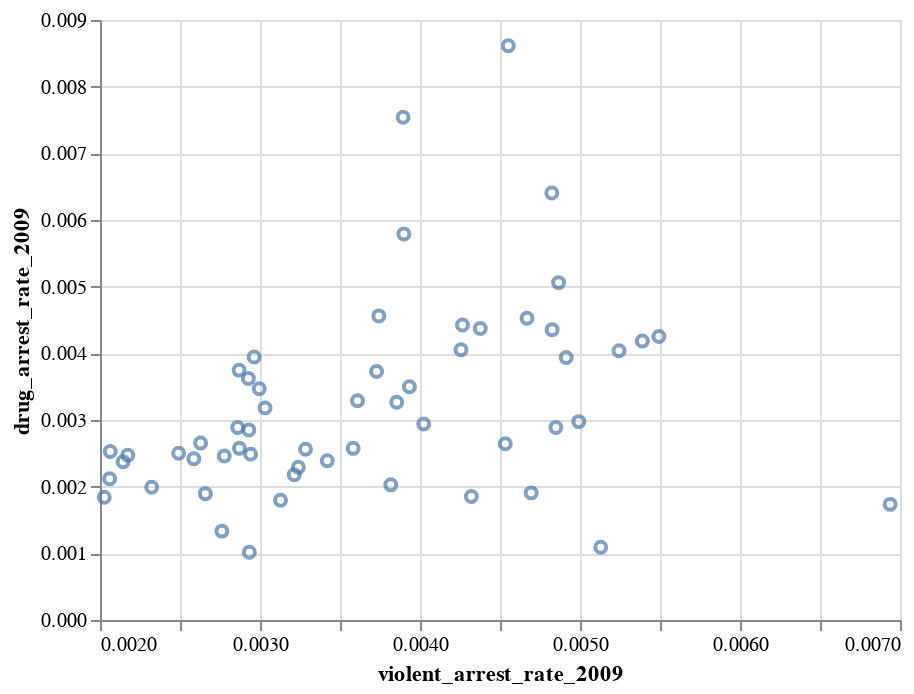

Here is the notebook cell this chart was saved with:
### Markdown cell above
### 11.) Make a scatter plot that shows the relationship between each county’s violent arrest rate and it’s drug arrest rate.

### Code cell
import altair as alt

c = alt.Chart(merged_data_2009).mark_point().encode(x= alt.X(f"violent_arrest_rate_2009", scale=alt.Scale(zero=False)), y= f"drug_arrest_rate_2009")
c.display()

### Figure 1 — Vega-Lite specification as saved in the notebook (floating-point values rounded to 4 significant figures)
{"config": {"view": {"continuousWidth": 400, "continuousHeight": 300}}, "data": {"name": "data-760bf21fbdb152dc0d9867648d281145"}, "mark": "point", "encoding": {"x": {"type": "quantitative", "field": "violent_arrest_rate_2009", "scale": {"zero": false}}, "y": {"type": "quantitative", "field": "drug_arrest_rate_2009"}}, "$schema": "https://vega.github.io/schema/vega-lite/v4.8.1.json", "datasets": {"data-760bf21fbdb152dc0d9867648d281145": [{"Unnamed: 0_x": 1682, "COUNTY": "Alameda County", "VIOLENT": 4318, "PROPERTY": 4640, "F_DRUGOFF": 5749, "F_SEXOFF": 260, "F_ALLOTHER": 3502, "F_TOTAL": 18469, "M_TOTAL": 37247, "S_TOTAL": 431, "Unnamed: 0_y": 186.0, "YEAR": "2005-2009", "STATE": "California", "total_population": 1457000.0, "_merge": "both", "violent_arrest_rate_2009": 0.002963, "drug_arrest_rate_2009": 0.003946}, {"Unnamed: 0_x": 1683, "COUNTY": "Alpine County", "VIOLENT": 8, "PROPERTY": 4, "F_DRUGOFF": 2, "F_SEXOFF": 1, "F_ALLOTHER": 1, "F_TOTAL": 16, "M_TOTAL": 83, "S_TOTAL": 0, "Unnamed: 0_y": 187.0, "YEAR": "2005-2009", "STATE": "California", "total_population": 1153.0, "_merge": "both", "violent_arrest_rate_2009": 0.006938, "drug_arrest_rate_2009": 0.001735}, {"Unnamed: 0_x": 1684, "COUNTY": "Amador County", "VIOLENT": 100, "PROPERTY": 59, "F_DRUGOFF": 101, "F_SEXOFF": 5, "F_ALLOTHER": 199, "F_TOTAL": 464, "M_TOTAL": 801, "S_TOTAL": 2, "Unnamed: 0_y": 188.0, "YEAR": "2005-2009", "STATE": "California", "total_population": 38040.0, "_merge": "both", "violent_arrest_rate_2009": 0.002629, "drug_arrest_rate_2009": 0.002655}, {"Unnamed: 0_x": 1685, "COUNTY": "Butte County", "VIOLENT": 641, "PROPERTY": 602, "F_DRUGOFF": 542, "F_SEXOFF": 34, "F_ALLOTHER": 429, "F_TOTAL": 2248, "M_TOTAL": 9026, "S_TOTAL": 1, "Unnamed: 0_y": 189.0, "YEAR": "2005-2009", "STATE": "California", "total_population": 217900.0, "_merge": "both", "violent_arrest_rate_2009": 0.002941, "drug_arrest_rate_2009": 0.002487}, {"Unnamed: 0_x": 1686, "COUNTY": "Calaveras County", "VIOLENT": 211, "PROPERTY": 83, "F_DRUGOFF": 123, "F_SEXOFF": 14, "F_ALLOTHER": 70, "F_TOTAL": 501, "M_TOTAL": 968, "S_TOTAL": 3, "Unnamed: 0_y": 190.0, "YEAR": "2005-2009", "STATE": "California", "total_population": 46550.0, "_merge": "both", "violent_arrest_rate_2009": 0.004533, "drug_arrest_rate_2009": 0.002642}, {"Unnamed: 0_x": 1687, "COUNTY": "Colusa County", "VIOLENT": 58, "PROPERTY": 50, "F_DRUGOFF": 28, "F_SEXOFF": 7, "F_ALLOTHER": 132, "F_TOTAL": 275, "M_TOTAL": 917, "S_TOTAL": 0, "Unnamed: 0_y": 191.0, "YEAR": "2005-2009", "STATE": "California", "total_population": 21000.0, "_merge": "both", "violent_arrest_rate_2009": 0.002762, "drug_arrest_rate_2009": 0.001333}, {"Unnamed: 0_x": 1688, "COUNTY": "Contra Costa County", "VIOLENT": 2976, "PROPERTY": 3532, "F_DRUGOFF": 2895, "F_SEXOFF": 189, "F_ALLOTHER": 2069, "F_TOTAL": 11661, "M_TOTAL": 18539, "S_TOTAL": 50, "Unnamed: 0_y": 192.0, "YEAR": "2005-2009", "STATE": "California", "total_population": 1016000.0, "_merge": "both", "violent_arrest_rate_2009": 0.00293, "drug_arrest_rate_2009": 0.002851}, {"Unnamed: 0_x": 1689, "COUNTY": "Del Norte County", "VIOLENT": 144, "PROPERTY": 104, "F_DRUGOFF": 79, "F_SEXOFF": 13, "F_ALLOTHER": 97, "F_TOTAL": 437, "M_TOTAL": 1268, "S_TOTAL": 5, "Unnamed: 0_y": null, "YEAR": null, "STATE": null, "total_population": null, "_merge": "left_only", "violent_arrest_rate_2009": null, "drug_arrest_rate_2009": null}, {"Unnamed: 0_x": 1690, "COUNTY": "El Dorado County", "VIOLENT": 570, "PROPERTY": 399, "F_DRUGOFF": 403, "F_SEXOFF": 45, "F_ALLOTHER": 614, "F_TOTAL": 2031, "M_TOTAL": 4734, "S_TOTAL": 54, "Unnamed: 0_y": 194.0, "YEAR": "2005-2009", "STATE": "California", "total_population": 175900.0, "_merge": "both", "violent_arrest_rate_2009": 0.00324, "drug_arrest_rate_2009": 0.002291}, {"Unnamed: 0_x": 1691, "COUNTY": "Fresno County", "VIOLENT": 4377, "PROPERTY": 3514, "F_DRUGOFF": 3508, "F_SEXOFF": 305, "F_ALLOTHER": 3253, "F_TOTAL": 14957, "M_TOTAL": 31710, "S_TOTAL": 377, "Unnamed: 0_y": 195.0, "YEAR": "2005-2009", "STATE": "California", "total_population": 890800.0, "_merge": "both", "violent_arrest_rate_2009": 0.004914, "drug_arrest_rate_2009": 0.003938}, {"Unnamed: 0_x": 1692, "COUNTY": "Glenn County", "VIOLENT": 104, "PROPERTY": 78, "F_DRUGOFF": 104, "F_SEXOFF": 14, "F_ALLOTHER": 133, "F_TOTAL": 433, "M_TOTAL": 1283, "S_TOTAL": 73, "Unnamed: 0_y": 196.0, "YEAR": "2005-2009", "STATE": "California", "total_population": 27890.0, "_merge": "both", "violent_arrest_rate_2009": 0.003729, "drug_arrest_rate_2009": 0.003729}, {"Unnamed: 0_x": 1693, "COUNTY": "Humboldt County", "VIOLENT": 503, "PROPERTY": 440, "F_DRUGOFF": 747, "F_SEXOFF": 54, "F_ALLOTHER": 394, "F_TOTAL": 2138, "M_TOTAL": 7460, "S_TOTAL": 420, "Unnamed: 0_y": 197.0, "YEAR": "2005-2009", "STATE": "California", "total_population": 129000.0, "_merge": "both", "violent_arrest_rate_2009": 0.003899, "drug_arrest_rate_2009": 0.005791}, {"Unnamed: 0_x": 1694, "COUNTY": "Imperial County", "VIOLENT": 599, "PROPERTY": 779, "F_DRUGOFF": 730, "F_SEXOFF": 28, "F_ALLOTHER": 449, "F_TOTAL": 2585, "M_TOTAL": 6739, "S_TOTAL": 69, "Unnamed: 0_y": 198.0, "YEAR": "2005-2009", "STATE": "California", "total_population": 160000.0, "_merge": "both", "violent_arrest_rate_2009": 0.003743, "drug_arrest_rate_2009": 0.004562}, {"Unnamed: 0_x": 1695, "COUNTY": "Inyo County", "VIOLENT": 81, "PROPERTY": 44, "F_DRUGOFF": 39, "F_SEXOFF": 3, "F_ALLOTHER": 38, "F_TOTAL": 205, "M_TOTAL": 851, "S_TOTAL": 1, "Unnamed: 0_y": null, "YEAR": null, "STATE": null, "total_population": null, "_merge": "left_only", "violent_arrest_rate_2009": null, "drug_arrest_rate_2009": null}, {"Unnamed: 0_x": 1696, "COUNTY": "Kern County", "VIOLENT": 4290, "PROPERTY": 4384, "F_DRUGOFF": 3320, "F_SEXOFF": 202, "F_ALLOTHER": 2975, "F_TOTAL": 15171, "M_TOTAL": 31828, "S_TOTAL": 524, "Unnamed: 0_y": 200.0, "YEAR": "2005-2009", "STATE": "California", "total_population": 781000.0, "_merge": "both", "violent_arrest_rate_2009": 0.005493, "drug_arrest_rate_2009": 0.004251}, {"Unnamed: 0_x": 1697, "COUNTY": "Kings County", "VIOLENT": 390, "PROPERTY": 322, "F_DRUGOFF": 278, "F_SEXOFF": 49, "F_ALLOTHER": 499, "F_TOTAL": 1538, "M_TOTAL": 5203, "S_TOTAL": 415, "Unnamed: 0_y": 201.0, "YEAR": "2005-2009", "STATE": "California", "total_population": 146700.0, "_merge": "both", "violent_arrest_rate_2009": 0.002659, "drug_arrest_rate_2009": 0.001895}, {"Unnamed: 0_x": 1698, "COUNTY": "Lake County", "VIOLENT": 349, "PROPERTY": 204, "F_DRUGOFF": 271, "F_SEXOFF": 17, "F_ALLOTHER": 303, "F_TOTAL": 1144, "M_TOTAL": 3095, "S_TOTAL": 13, "Unnamed: 0_y": 202.0, "YEAR": "2005-2009", "STATE": "California", "total_population": 64760.0, "_merge": "both", "violent_arrest_rate_2009": 0.005389, "drug_arrest_rate_2009": 0.004185}, {"Unnamed: 0_x": 1699, "COUNTY": "Lassen County", "VIOLENT": 101, "PROPERTY": 62, "F_DRUGOFF": 35, "F_SEXOFF": 6, "F_ALLOTHER": 83, "F_TOTAL": 287, "M_TOTAL": 881, "S_TOTAL": 12, "Unnamed: 0_y": 203.0, "YEAR": "2005-2009", "STATE": "California", "total_population": 34430.0, "_merge": "both", "violent_arrest_rate_2009": 0.002934, "drug_arrest_rate_2009": 0.001017}, {"Unnamed: 0_x": 1700, "COUNTY": "Los Angeles County", "VIOLENT": 35319, "PROPERTY": 34630, "F_DRUGOFF": 32193, "F_SEXOFF": 2041, "F_ALLOTHER": 23524, "F_TOTAL": 127707, "M_TOTAL": 238608, "S_TOTAL": 11049, "Unnamed: 0_y": 204.0, "YEAR": "2005-2009", "STATE": "California", "total_population": 9785000.0, "_merge": "both", "violent_arrest_rate_2009": 0.003609, "drug_arrest_rate_2009": 0.00329}, {"Unnamed: 0_x": 1701, "COUNTY": "Madera County", "VIOLENT": 453, "PROPERTY": 409, "F_DRUGOFF": 260, "F_SEXOFF": 35, "F_ALLOTHER": 505, "F_TOTAL": 1662, "M_TOTAL": 3366, "S_TOTAL": 2, "Unnamed: 0_y": 205.0, "YEAR": "2005-2009", "STATE": "California", "total_population": 144800.0, "_merge": "both", "violent_arrest_rate_2009": 0.003129, "drug_arrest_rate_2009": 0.001796}, {"Unnamed: 0_x": 1702, "COUNTY": "Marin County", "VIOLENT": 500, "PROPERTY": 532, "F_DRUGOFF": 454, "F_SEXOFF": 29, "F_ALLOTHER": 276, "F_TOTAL": 1791, "M_TOTAL": 5795, "S_TOTAL": 178, "Unnamed: 0_y": 206.0, "YEAR": "2005-2009", "STATE": "California", "total_population": 246700.0, "_merge": "both", "violent_arrest_rate_2009": 0.002027, "drug_arrest_rate_2009": 0.00184}, {"Unnamed: 0_x": 1703, "COUNTY": "Mariposa County", "VIOLENT": 64, "PROPERTY": 40, "F_DRUGOFF": 46, "F_SEXOFF": 7, "F_ALLOTHER": 43, "F_TOTAL": 200, "M_TOTAL": 517, "S_TOTAL": 21, "Unnamed: 0_y": 207.0, "YEAR": "2005-2009", "STATE": "California", "total_population": 17860.0, "_merge": "both", "violent_arrest_rate_2009": 0.003582, "drug_arrest_rate_2009": 0.002575}, {"Unnamed: 0_x": 1704, "COUNTY": "Mendocino County", "VIOLENT": 415, "PROPERTY": 296, "F_DRUGOFF": 551, "F_SEXOFF": 17, "F_ALLOTHER": 364, "F_TOTAL": 1643, "M_TOTAL": 3654, "S_TOTAL": 10, "Unnamed: 0_y": 208.0, "YEAR": "2005-2009", "STATE": "California", "total_population": 86030.0, "_merge": "both", "violent_arrest_rate_2009": 0.004824, "drug_arrest_rate_2009": 0.006405}, {"Unnamed: 0_x": 1705, "COUNTY": "Merced County", "VIOLENT": 1169, "PROPERTY": 1167, "F_DRUGOFF": 1055, "F_SEXOFF": 78, "F_ALLOTHER": 1006, "F_TOTAL": 4475, "M_TOTAL": 9637, "S_TOTAL": 714, "Unnamed: 0_y": 209.0, "YEAR": "2005-2009", "STATE": "California", "total_population": 242200.0, "_merge": "both", "violent_arrest_rate_2009": 0.004826, "drug_arrest_rate_2009": 0.004355}, {"Unnamed: 0_x": 1706, "COUNTY": "Modoc County", "VIOLENT": 47, "PROPERTY": 29, "F_DRUGOFF": 10, "F_SEXOFF": 5, "F_ALLOTHER": 52, "F_TOTAL": 143, "M_TOTAL": 310, "S_TOTAL": 50, "Unnamed: 0_y": 210.0, "YEAR": "2005-2009", "STATE": "California", "total_population": 9162.0, "_merge": "both", "violent_arrest_rate_2009": 0.00513, "drug_arrest_rate_2009": 0.001091}, {"Unnamed: 0_x": 1707, "COUNTY": "Mono County", "VIOLENT": 52, "PROPERTY": 38, "F_DRUGOFF": 38, "F_SEXOFF": 1, "F_ALLOTHER": 30, "F_TOTAL": 159, "M_TOTAL": 521, "S_TOTAL": 0, "Unnamed: 0_y": 211.0, "YEAR": "2005-2009", "STATE": "California", "total_population": 12920.0, "_merge": "both", "violent_arrest_rate_2009": 0.004023, "drug_arrest_rate_2009": 0.00294}, {"Unnamed: 0_x": 1708, "COUNTY": "Monterey County", "VIOLENT": 1385, "PROPERTY": 1311, "F_DRUGOFF": 967, "F_SEXOFF": 136, "F_ALLOTHER": 911, "F_TOTAL": 4710, "M_TOTAL": 11948, "S_TOTAL": 304, "Unnamed: 0_y": 212.0, "YEAR": "2005-2009", "STATE": "California", "total_population": 404900.0, "_merge": "both", "violent_arrest_rate_2009": 0.00342, "drug_arrest_rate_2009": 0.002388}, {"Unnamed: 0_x": 1709, "COUNTY": "Napa County", "VIOLENT": 367, "PROPERTY": 400, "F_DRUGOFF": 325, "F_SEXOFF": 24, "F_ALLOTHER": 392, "F_TOTAL": 1508, "M_TOTAL": 3471, "S_TOTAL": 60, "Unnamed: 0_y": 213.0, "YEAR": "2005-2009", "STATE": "California", "total_population": 132200.0, "_merge": "both", "violent_arrest_rate_2009": 0.002777, "drug_arrest_rate_2009": 0.002459}, {"Unnamed: 0_x": 1710, "COUNTY": "Nevada County", "VIOLENT": 211, "PROPERTY": 207, "F_DRUGOFF": 240, "F_SEXOFF": 10, "F_ALLOTHER": 108, "F_TOTAL": 776, "M_TOTAL": 2319, "S_TOTAL": 155, "Unnamed: 0_y": 214.0, "YEAR": "2005-2009", "STATE": "California", "total_population": 97060.0, "_merge": "both", "violent_arrest_rate_2009": 0.002174, "drug_arrest_rate_2009": 0.002473}, {"Unnamed: 0_x": 1711, "COUNTY": "Orange County", "VIOLENT": 6145, "PROPERTY": 7853, "F_DRUGOFF": 7524, "F_SEXOFF": 579, "F_ALLOTHER": 4049, "F_TOTAL": 26150, "M_TOTAL": 66320, "S_TOTAL": 1620, "Unnamed: 0_y": 215.0, "YEAR": "2005-2009", "STATE": "California", "total_population": 2977000.0, "_merge": "both", "violent_arrest_rate_2009": 0.002064, "drug_arrest_rate_2009": 0.002528}, {"Unnamed: 0_x": 1712, "COUNTY": "Placer County", "VIOLENT": 712, "PROPERTY": 1226, "F_DRUGOFF": 788, "F_SEXOFF": 51, "F_ALLOTHER": 972, "F_TOTAL": 3749, "M_TOTAL": 7070, "S_TOTAL": 150, "Unnamed: 0_y": 216.0, "YEAR": "2005-2009", "STATE": "California", "total_population": 332100.0, "_merge": "both", "violent_arrest_rate_2009": 0.002144, "drug_arrest_rate_2009": 0.002373}, {"Unnamed: 0_x": 1713, "COUNTY": "Plumas County", "VIOLENT": 100, "PROPERTY": 44, "F_DRUGOFF": 104, "F_SEXOFF": 2, "F_ALLOTHER": 68, "F_TOTAL": 318, "M_TOTAL": 867, "S_TOTAL": 13, "Unnamed: 0_y": 217.0, "YEAR": "2005-2009", "STATE": "California", "total_population": 20550.0, "_merge": "both", "violent_arrest_rate_2009": 0.004866, "drug_arrest_rate_2009": 0.005061}, {"Unnamed: 0_x": 1714, "COUNTY": "Riverside County", "VIOLENT": 5825, "PROPERTY": 7082, "F_DRUGOFF": 5881, "F_SEXOFF": 479, "F_ALLOTHER": 4832, "F_TOTAL": 24099, "M_TOTAL": 40087, "S_TOTAL": 2235, "Unnamed: 0_y": 218.0, "YEAR": "2005-2009", "STATE": "California", "total_population": 2036000.0, "_merge": "both", "violent_arrest_rate_2009": 0.002861, "drug_arrest_rate_2009": 0.002888}, {"Unnamed: 0_x": 1715, "COUNTY": "Sacramento County", "VIOLENT": 5302, "PROPERTY": 5809, "F_DRUGOFF": 4492, "F_SEXOFF": 409, "F_ALLOTHER": 3854, "F_TOTAL": 19866, "M_TOTAL": 32332, "S_TOTAL": 389, "Unnamed: 0_y": 219.0, "YEAR": "2005-2009", "STATE": "California", "total_population": 1376000.0, "_merge": "both", "violent_arrest_rate_2009": 0.003854, "drug_arrest_rate_2009": 0.003265}, {"Unnamed: 0_x": 1716, "COUNTY": "San Benito County", "VIOLENT": 209, "PROPERTY": 140, "F_DRUGOFF": 111, "F_SEXOFF": 20, "F_ALLOTHER": 141, "F_TOTAL": 621, "M_TOTAL": 1460, "S_TOTAL": 27, "Unnamed: 0_y": 220.0, "YEAR": "2005-2009", "STATE": "California", "total_population": 54750.0, "_merge": "both", "violent_arrest_rate_2009": 0.003817, "drug_arrest_rate_2009": 0.002027}, {"Unnamed: 0_x": 1717, "COUNTY": "San Bernardino County", "VIOLENT": 8474, "PROPERTY": 10799, "F_DRUGOFF": 8793, "F_SEXOFF": 720, "F_ALLOTHER": 4916, "F_TOTAL": 33702, "M_TOTAL": 56648, "S_TOTAL": 1119, "Unnamed: 0_y": 221.0, "YEAR": "2005-2009", "STATE": "California", "total_population": 1987000.0, "_merge": "both", "violent_arrest_rate_2009": 0.004266, "drug_arrest_rate_2009": 0.004426}, {"Unnamed: 0_x": 1718, "COUNTY": "San Diego County", "VIOLENT": 9812, "PROPERTY": 8598, "F_DRUGOFF": 7648, "F_SEXOFF": 579, "F_ALLOTHER": 5321, "F_TOTAL": 31958, "M_TOTAL": 78405, "S_TOTAL": 4107, "Unnamed: 0_y": 222.0, "YEAR": "2005-2009", "STATE": "California", "total_population": 2988000.0, "_merge": "both", "violent_arrest_rate_2009": 0.003284, "drug_arrest_rate_2009": 0.00256}, {"Unnamed: 0_x": 1719, "COUNTY": "San Francisco County", "VIOLENT": 3629, "PROPERTY": 2792, "F_DRUGOFF": 6867, "F_SEXOFF": 51, "F_ALLOTHER": 3339, "F_TOTAL": 16678, "M_TOTAL": 14782, "S_TOTAL": 9, "Unnamed: 0_y": 223.0, "YEAR": "2005-2009", "STATE": "California", "total_population": 797300.0, "_merge": "both", "violent_arrest_rate_2009": 0.004552, "drug_arrest_rate_2009": 0.008613}, {"Unnamed: 0_x": 1720, "COUNTY": "San Joaquin County", "VIOLENT": 3223, "PROPERTY": 3136, "F_DRUGOFF": 1920, "F_SEXOFF": 187, "F_ALLOTHER": 2606, "F_TOTAL": 11072, "M_TOTAL": 23552, "S_TOTAL": 49, "Unnamed: 0_y": 224.0, "YEAR": "2005-2009", "STATE": "California", "total_population": 664600.0, "_merge": "both", "violent_arrest_rate_2009": 0.004849, "drug_arrest_rate_2009": 0.002889}, {"Unnamed: 0_x": 1721, "COUNTY": "San Luis Obispo County", "VIOLENT": 609, "PROPERTY": 647, "F_DRUGOFF": 522, "F_SEXOFF": 94, "F_ALLOTHER": 403, "F_TOTAL": 2275, "M_TOTAL": 9962, "S_TOTAL": 67, "Unnamed: 0_y": 225.0, "YEAR": "2005-2009", "STATE": "California", "total_population": 262100.0, "_merge": "both", "violent_arrest_rate_2009": 0.002323, "drug_arrest_rate_2009": 0.001991}, {"Unnamed: 0_x": 1722, "COUNTY": "San Mateo County", "VIOLENT": 1446, "PROPERTY": 1527, "F_DRUGOFF": 1487, "F_SEXOFF": 97, "F_ALLOTHER": 935, "F_TOTAL": 5492, "M_TOTAL": 13119, "S_TOTAL": 520, "Unnamed: 0_y": 226.0, "YEAR": "2005-2009", "STATE": "California", "total_population": 701900.0, "_merge": "both", "violent_arrest_rate_2009": 0.00206, "drug_arrest_rate_2009": 0.002119}, {"Unnamed: 0_x": 1723, "COUNTY": "Santa Barbara County", "VIOLENT": 1292, "PROPERTY": 1037, "F_DRUGOFF": 876, "F_SEXOFF": 77, "F_ALLOTHER": 861, "F_TOTAL": 4143, "M_TOTAL": 24386, "S_TOTAL": 366, "Unnamed: 0_y": 227.0, "YEAR": "2005-2009", "STATE": "California", "total_population": 402000.0, "_merge": "both", "violent_arrest_rate_2009": 0.003214, "drug_arrest_rate_2009": 0.002179}, {"Unnamed: 0_x": 1724, "COUNTY": "Santa Clara County", "VIOLENT": 4309, "PROPERTY": 4737, "F_DRUGOFF": 4325, "F_SEXOFF": 506, "F_ALLOTHER": 3095, "F_TOTAL": 16972, "M_TOTAL": 38541, "S_TOTAL": 1165, "Unnamed: 0_y": 228.0, "YEAR": "2005-2009", "STATE": "California", "total_population": 1729000.0, "_merge": "both", "violent_arrest_rate_2009": 0.002492, "drug_arrest_rate_2009": 0.002501}, {"Unnamed: 0_x": 1725, "COUNTY": "Santa Cruz County", "VIOLENT": 753, "PROPERTY": 789, "F_DRUGOFF": 872, "F_SEXOFF": 43, "F_ALLOTHER": 744, "F_TOTAL": 3201, "M_TOTAL": 10455, "S_TOTAL": 115, "Unnamed: 0_y": 229.0, "YEAR": "2005-2009", "STATE": "California", "total_population": 251400.0, "_merge": "both", "violent_arrest_rate_2009": 0.002995, "drug_arrest_rate_2009": 0.003469}, {"Unnamed: 0_x": 1726, "COUNTY": "Shasta County", "VIOLENT": 464, "PROPERTY": 505, "F_DRUGOFF": 434, "F_SEXOFF": 36, "F_ALLOTHER": 505, "F_TOTAL": 1944, "M_TOTAL": 7829, "S_TOTAL": 422, "Unnamed: 0_y": 230.0, "YEAR": "2005-2009", "STATE": "California", "total_population": 179400.0, "_merge": "both", "violent_arrest_rate_2009": 0.002587, "drug_arrest_rate_2009": 0.002419}, {"Unnamed: 0_x": 1727, "COUNTY": "Sierra County", "VIOLENT": 14, "PROPERTY": 10, "F_DRUGOFF": 6, "F_SEXOFF": 3, "F_ALLOTHER": 9, "F_TOTAL": 42, "M_TOTAL": 124, "S_TOTAL": 0, "Unnamed: 0_y": 231.0, "YEAR": "2005-2009", "STATE": "California", "total_population": 3240.0, "_merge": "both", "violent_arrest_rate_2009": 0.004321, "drug_arrest_rate_2009": 0.001852}, {"Unnamed: 0_x": 1728, "COUNTY": "Siskiyou County", "VIOLENT": 189, "PROPERTY": 145, "F_DRUGOFF": 180, "F_SEXOFF": 9, "F_ALLOTHER": 163, "F_TOTAL": 686, "M_TOTAL": 1786, "S_TOTAL": 8, "Unnamed: 0_y": 232.0, "YEAR": "2005-2009", "STATE": "California", "total_population": 44400.0, "_merge": "both", "violent_arrest_rate_2009": 0.004256, "drug_arrest_rate_2009": 0.004054}, {"Unnamed: 0_x": 1729, "COUNTY": "Solano County", "VIOLENT": 1599, "PROPERTY": 1326, "F_DRUGOFF": 1422, "F_SEXOFF": 81, "F_ALLOTHER": 1027, "F_TOTAL": 5455, "M_TOTAL": 10682, "S_TOTAL": 191, "Unnamed: 0_y": 233.0, "YEAR": "2005-2009", "STATE": "California", "total_population": 406500.0, "_merge": "both", "violent_arrest_rate_2009": 0.003934, "drug_arrest_rate_2009": 0.003498}, {"Unnamed: 0_x": 1730, "COUNTY": "Sonoma County", "VIOLENT": 1359, "PROPERTY": 1296, "F_DRUGOFF": 1682, "F_SEXOFF": 81, "F_ALLOTHER": 954, "F_TOTAL": 5372, "M_TOTAL": 16767, "S_TOTAL": 99, "Unnamed: 0_y": 234.0, "YEAR": "2005-2009", "STATE": "California", "total_population": 464200.0, "_merge": "both", "violent_arrest_rate_2009": 0.002928, "drug_arrest_rate_2009": 0.003623}, {"Unnamed: 0_x": 1731, "COUNTY": "Stanislaus County", "VIOLENT": 2211, "PROPERTY": 2595, "F_DRUGOFF": 2209, "F_SEXOFF": 111, "F_ALLOTHER": 2104, "F_TOTAL": 9230, "M_TOTAL": 14369, "S_TOTAL": 133, "Unnamed: 0_y": 235.0, "YEAR": "2005-2009", "STATE": "California", "total_population": 505200.0, "_merge": "both", "violent_arrest_rate_2009": 0.004377, "drug_arrest_rate_2009": 0.004373}, {"Unnamed: 0_x": 1732, "COUNTY": "Sutter County", "VIOLENT": 426, "PROPERTY": 358, "F_DRUGOFF": 173, "F_SEXOFF": 37, "F_ALLOTHER": 194, "F_TOTAL": 1188, "M_TOTAL": 2916, "S_TOTAL": 184, "Unnamed: 0_y": 236.0, "YEAR": "2005-2009", "STATE": "California", "total_population": 90730.0, "_merge": "both", "violent_arrest_rate_2009": 0.004695, "drug_arrest_rate_2009": 0.001907}, {"Unnamed: 0_x": 1733, "COUNTY": "Tehama County", "VIOLENT": 236, "PROPERTY": 272, "F_DRUGOFF": 457, "F_SEXOFF": 16, "F_ALLOTHER": 189, "F_TOTAL": 1170, "M_TOTAL": 2871, "S_TOTAL": 12, "Unnamed: 0_y": 237.0, "YEAR": "2005-2009", "STATE": "California", "total_population": 60600.0, "_merge": "both", "violent_arrest_rate_2009": 0.003894, "drug_arrest_rate_2009": 0.007541}, {"Unnamed: 0_x": 1734, "COUNTY": "Trinity County", "VIOLENT": 65, "PROPERTY": 50, "F_DRUGOFF": 63, "F_SEXOFF": 10, "F_ALLOTHER": 53, "F_TOTAL": 241, "M_TOTAL": 527, "S_TOTAL": 2, "Unnamed: 0_y": 238.0, "YEAR": "2005-2009", "STATE": "California", "total_population": 13920.0, "_merge": "both", "violent_arrest_rate_2009": 0.004669, "drug_arrest_rate_2009": 0.004525}, {"Unnamed: 0_x": 1735, "COUNTY": "Tulare County", "VIOLENT": 2183, "PROPERTY": 2080, "F_DRUGOFF": 1681, "F_SEXOFF": 170, "F_ALLOTHER": 1767, "F_TOTAL": 7881, "M_TOTAL": 15368, "S_TOTAL": 301, "Unnamed: 0_y": 239.0, "YEAR": "2005-2009", "STATE": "California", "total_population": 416300.0, "_merge": "both", "violent_arrest_rate_2009": 0.005244, "drug_arrest_rate_2009": 0.004038}, {"Unnamed: 0_x": 1736, "COUNTY": "Tuolumne County", "VIOLENT": 160, "PROPERTY": 252, "F_DRUGOFF": 209, "F_SEXOFF": 14, "F_ALLOTHER": 261, "F_TOTAL": 896, "M_TOTAL": 2062, "S_TOTAL": 83, "Unnamed: 0_y": 240.0, "YEAR": "2005-2009", "STATE": "California", "total_population": 55760.0, "_merge": "both", "violent_arrest_rate_2009": 0.002869, "drug_arrest_rate_2009": 0.003748}, {"Unnamed: 0_x": 1737, "COUNTY": "Ventura County", "VIOLENT": 2275, "PROPERTY": 2425, "F_DRUGOFF": 2040, "F_SEXOFF": 120, "F_ALLOTHER": 2083, "F_TOTAL": 8943, "M_TOTAL": 25762, "S_TOTAL": 1734, "Unnamed: 0_y": 241.0, "YEAR": "2005-2009", "STATE": "California", "total_population": 792300.0, "_merge": "both", "violent_arrest_rate_2009": 0.002871, "drug_arrest_rate_2009": 0.002575}, {"Unnamed: 0_x": 1738, "COUNTY": "Yolo County", "VIOLENT": 585, "PROPERTY": 634, "F_DRUGOFF": 614, "F_SEXOFF": 39, "F_ALLOTHER": 662, "F_TOTAL": 2534, "M_TOTAL": 5426, "S_TOTAL": 73, "Unnamed: 0_y": 242.0, "YEAR": "2005-2009", "STATE": "California", "total_population": 193000.0, "_merge": "both", "violent_arrest_rate_2009": 0.003031, "drug_arrest_rate_2009": 0.003182}, {"Unnamed: 0_x": 1739, "COUNTY": "Yuba County", "VIOLENT": 354, "PROPERTY": 368, "F_DRUGOFF": 211, "F_SEXOFF": 39, "F_ALLOTHER": 257, "F_TOTAL": 1229, "M_TOTAL": 2967, "S_TOTAL": 4, "Unnamed: 0_y": 243.0, "YEAR": "2005-2009", "STATE": "California", "total_population": 70910.0, "_merge": "both", "violent_arrest_rate_2009": 0.004993, "drug_arrest_rate_2009": 0.002976}]}}
